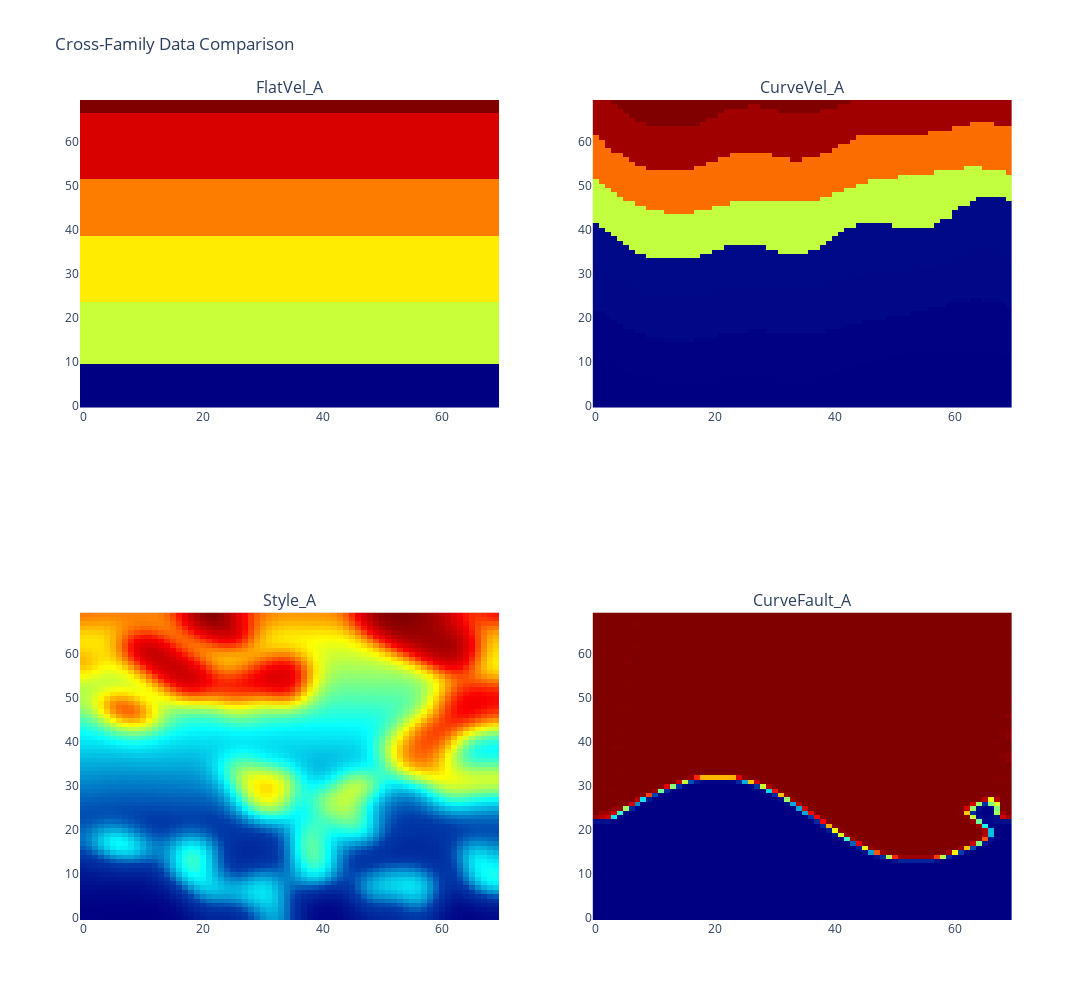

Source (notebook cell):
### Code cell
def perform_advanced_eda(data_path):
    # Analyze different data families with proper relative file structure
    families = {
        'FlatVel': {
            'path': 'FlatVel_{version}/data/data*.npy',
            'velocity': 'FlatVel_{version}/model/model*.npy'
        },
        'CurveVel': {
            'path': 'CurveVel_{version}/data/data*.npy',
            'velocity': 'CurveVel_{version}/model/model*.npy'
        },
        'Style': {
            'path': 'Style_{version}/data/data*.npy',
            'velocity': 'Style_{version}/model/model*.npy'
        },
        'FlatFault': {
            'path': 'FlatFault_{version}/seis*.npy',
            'velocity': 'FlatFault_{version}/vel*.npy'
        },
        'CurveFault': {
            'path': 'CurveFault_{version}/seis*.npy',
            'velocity': 'CurveFault_{version}/vel*.npy'
        }
    }

    # Create sample comparison across families
    compare_families = [('FlatVel', 'A'),
                        ('CurveVel', 'A'),
                        ('Style', 'A'),
                        ('CurveFault', 'A')]
    
    fig = make_subplots(
        rows=2, cols=2,
        subplot_titles=[f"{name}_{ver}" for name, ver in compare_families],
        specs=[[{'type': 'heatmap'}, {'type': 'heatmap'}],
               [{'type': 'heatmap'}, {'type': 'heatmap'}]]
    )
    
    for i, (family, version) in enumerate(compare_families):
        try:
            # Generate relative path patterns
            seis_pattern = families[family]['path'].format(version=version)
            vel_pattern = families[family]['velocity'].format(version=version)
            
            # Find files relative to data_path
            seis_files = sorted(data_path.glob(seis_pattern))
            vel_files = sorted(data_path.glob(vel_pattern))
            
            if not seis_files or not vel_files:
                print(f"Missing files for {family}_{version}")
                continue

            # Load sample data using first matching file
            seis_data = np.load(seis_files[0], mmap_mode='r')[0]
            vel_map = np.load(vel_files[0], mmap_mode='r')[0].squeeze()

            row = i//2 + 1
            col = i%2 + 1
            
            # Add visualizations
            #fig.add_trace(go.Heatmap(z=seis_data[0,:,:].T, colorscale='Viridis'), row=row, col=col)
            fig.add_trace(go.Heatmap(z=vel_map, colorscale='Jet', showscale=False),row=row, col=col)

        except Exception as e:
            print(f"Error processing {family}_{version}: {str(e)}")
            continue
    
    fig.update_layout(title_text='Cross-Family Data Comparison', height=1000, width=1400)
    #fig.show(renderer='iframe')
    py.iplot(fig)

# Execute EDA with corrected paths
init_notebook_mode(connected=True)
perform_advanced_eda(Path('/kaggle/input/waveform-inversion/train_samples'))

### Figure 1 — Plotly figure (JSON) as saved in the notebook; plotly's stock layout.template omitted (floating-point values rounded to 4 significant figures; data arrays with more than 128 entries replaced by an {"elided": "..."} marker saying what was removed)
{"data": [{"colorscale": [[0, "rgb(0,0,131)"], [0.2, "rgb(0,60,170)"], [0.4, "rgb(5,255,255)"], [0.6, "rgb(255,255,0)"], [0.8, "rgb(250,0,0)"], [1, "rgb(128,0,0)"]], "showscale": false, "xaxis": "x", "yaxis": "y", "z": {"elided": "70x70 int values"}, "type": "heatmap"}, {"colorscale": [[0, "rgb(0,0,131)"], [0.2, "rgb(0,60,170)"], [0.4, "rgb(5,255,255)"], [0.6, "rgb(255,255,0)"], [0.8, "rgb(250,0,0)"], [1, "rgb(128,0,0)"]], "showscale": false, "xaxis": "x2", "yaxis": "y2", "z": {"elided": "70x70 int values"}, "type": "heatmap"}, {"colorscale": [[0, "rgb(0,0,131)"], [0.2, "rgb(0,60,170)"], [0.4, "rgb(5,255,255)"], [0.6, "rgb(255,255,0)"], [0.8, "rgb(250,0,0)"], [1, "rgb(128,0,0)"]], "showscale": false, "xaxis": "x3", "yaxis": "y3", "z": {"elided": "70x70 float values"}, "type": "heatmap"}, {"colorscale": [[0, "rgb(0,0,131)"], [0.2, "rgb(0,60,170)"], [0.4, "rgb(5,255,255)"], [0.6, "rgb(255,255,0)"], [0.8, "rgb(250,0,0)"], [1, "rgb(128,0,0)"]], "showscale": false, "xaxis": "x4", "yaxis": "y4", "z": {"elided": "70x70 float values"}, "type": "heatmap"}], "layout": {"annotations": [{"font": {"size": 16}, "showarrow": false, "text": "FlatVel_A", "x": 0.225, "xanchor": "center", "xref": "paper", "y": 1, "yanchor": "bottom", "yref": "paper"}, {"font": {"size": 16}, "showarrow": false, "text": "CurveVel_A", "x": 0.775, "xanchor": "center", "xref": "paper", "y": 1, "yanchor": "bottom", "yref": "paper"}, {"font": {"size": 16}, "showarrow": false, "text": "Style_A", "x": 0.225, "xanchor": "center", "xref": "paper", "y": 0.375, "yanchor": "bottom", "yref": "paper"}, {"font": {"size": 16}, "showarrow": false, "text": "CurveFault_A", "x": 0.775, "xanchor": "center", "xref": "paper", "y": 0.375, "yanchor": "bottom", "yref": "paper"}], "height": 1000, "title": {"text": "Cross-Family Data Comparison"}, "width": 1400, "xaxis": {"anchor": "y", "domain": [0, 0.45]}, "yaxis": {"anchor": "x", "domain": [0.625, 1]}, "xaxis2": {"anchor": "y2", "domain": [0.55, 1]}, "yaxis2": {"anchor": "x2", "domain": [0.625, 1]}, "xaxis3": {"anchor": "y3", "domain": [0, 0.45]}, "yaxis3": {"anchor": "x3", "domain": [0, 0.375]}, "xaxis4": {"anchor": "y4", "domain": [0.55, 1]}, "yaxis4": {"anchor": "x4", "domain": [0, 0.375]}}}
